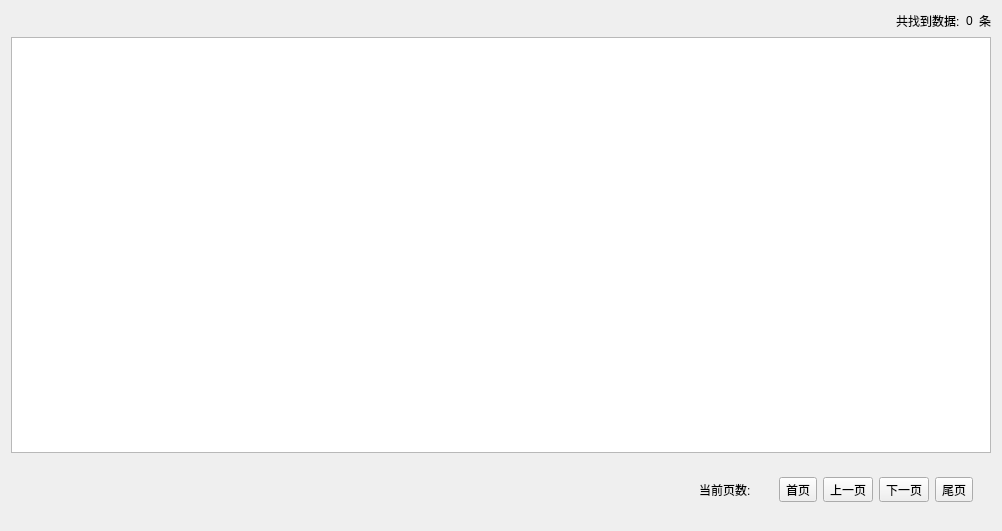
<?xml version="1.0" encoding="UTF-8"?>
<ui version="4.0">
 <class>GbsTableWidget</class>
 <widget class="QWidget" name="GbsTableWidget">
  <property name="geometry">
   <rect>
    <x>0</x>
    <y>0</y>
    <width>1002</width>
    <height>531</height>
   </rect>
  </property>
  <property name="windowTitle">
   <string>Form</string>
  </property>
  <layout class="QVBoxLayout" name="verticalLayout">
   <item>
    <layout class="QHBoxLayout" name="horizontalLayout_2">
     <item>
      <spacer name="horizontalSpacer_3">
       <property name="orientation">
        <enum>Qt::Horizontal</enum>
       </property>
       <property name="sizeHint" stdset="0">
        <size>
         <width>40</width>
         <height>20</height>
        </size>
       </property>
      </spacer>
     </item>
     <item>
      <widget class="QLabel" name="label_7">
       <property name="text">
        <string>共找到数据:</string>
       </property>
      </widget>
     </item>
     <item>
      <widget class="QLabel" name="labTotal">
       <property name="text">
        <string>0</string>
       </property>
      </widget>
     </item>
     <item>
      <widget class="QLabel" name="labUnit">
       <property name="text">
        <string>条</string>
       </property>
      </widget>
     </item>
    </layout>
   </item>
   <item>
    <widget class="QTableWidget" name="tableWidget"/>
   </item>
   <item>
    <widget class="QWidget" name="widget_2" native="true">
     <layout class="QHBoxLayout" name="horizontalLayout_3">
      <item>
       <spacer name="horizontalSpacer">
        <property name="orientation">
         <enum>Qt::Horizontal</enum>
        </property>
        <property name="sizeHint" stdset="0">
         <size>
          <width>40</width>
          <height>20</height>
         </size>
        </property>
       </spacer>
      </item>
      <item>
       <widget class="QLabel" name="label_4">
        <property name="text">
         <string>当前页数:</string>
        </property>
       </widget>
      </item>
      <item>
       <widget class="QLabel" name="labPage">
        <property name="text">
         <string/>
        </property>
       </widget>
      </item>
      <item>
       <widget class="QWidget" name="widgetPageBtn" native="true">
        <layout class="QHBoxLayout" name="horizontalLayout">
         <item>
          <widget class="QToolButton" name="btnFirst">
           <property name="font">
            <font>
             <pointsize>9</pointsize>
            </font>
           </property>
           <property name="toolTip">
            <string>首页</string>
           </property>
           <property name="text">
            <string>首页</string>
           </property>
           <property name="icon">
            <iconset resource="../main.qrc">
             <normaloff>:/image/首页.png</normaloff>:/image/首页.png</iconset>
           </property>
          </widget>
         </item>
         <item>
          <widget class="QToolButton" name="btnPrevious">
           <property name="font">
            <font>
             <pointsize>9</pointsize>
            </font>
           </property>
           <property name="toolTip">
            <string>上一页</string>
           </property>
           <property name="text">
            <string>上一页</string>
           </property>
           <property name="icon">
            <iconset resource="../main.qrc">
             <normaloff>:/image/上一页 .png</normaloff>:/image/上一页 .png</iconset>
           </property>
          </widget>
         </item>
         <item>
          <widget class="QToolButton" name="btnNext">
           <property name="font">
            <font>
             <pointsize>9</pointsize>
            </font>
           </property>
           <property name="toolTip">
            <string>下一页</string>
           </property>
           <property name="text">
            <string>下一页</string>
           </property>
           <property name="icon">
            <iconset resource="../main.qrc">
             <normaloff>:/image/下一页.png</normaloff>:/image/下一页.png</iconset>
           </property>
          </widget>
         </item>
         <item>
          <widget class="QToolButton" name="btnLast">
           <property name="font">
            <font>
             <pointsize>9</pointsize>
            </font>
           </property>
           <property name="toolTip">
            <string>尾页</string>
           </property>
           <property name="text">
            <string>尾页</string>
           </property>
           <property name="icon">
            <iconset resource="../main.qrc">
             <normaloff>:/image/尾页.png</normaloff>:/image/尾页.png</iconset>
           </property>
          </widget>
         </item>
        </layout>
       </widget>
      </item>
     </layout>
    </widget>
   </item>
  </layout>
 </widget>
 <resources>
  <include location="../main.qrc"/>
 </resources>
 <connections/>
</ui>
